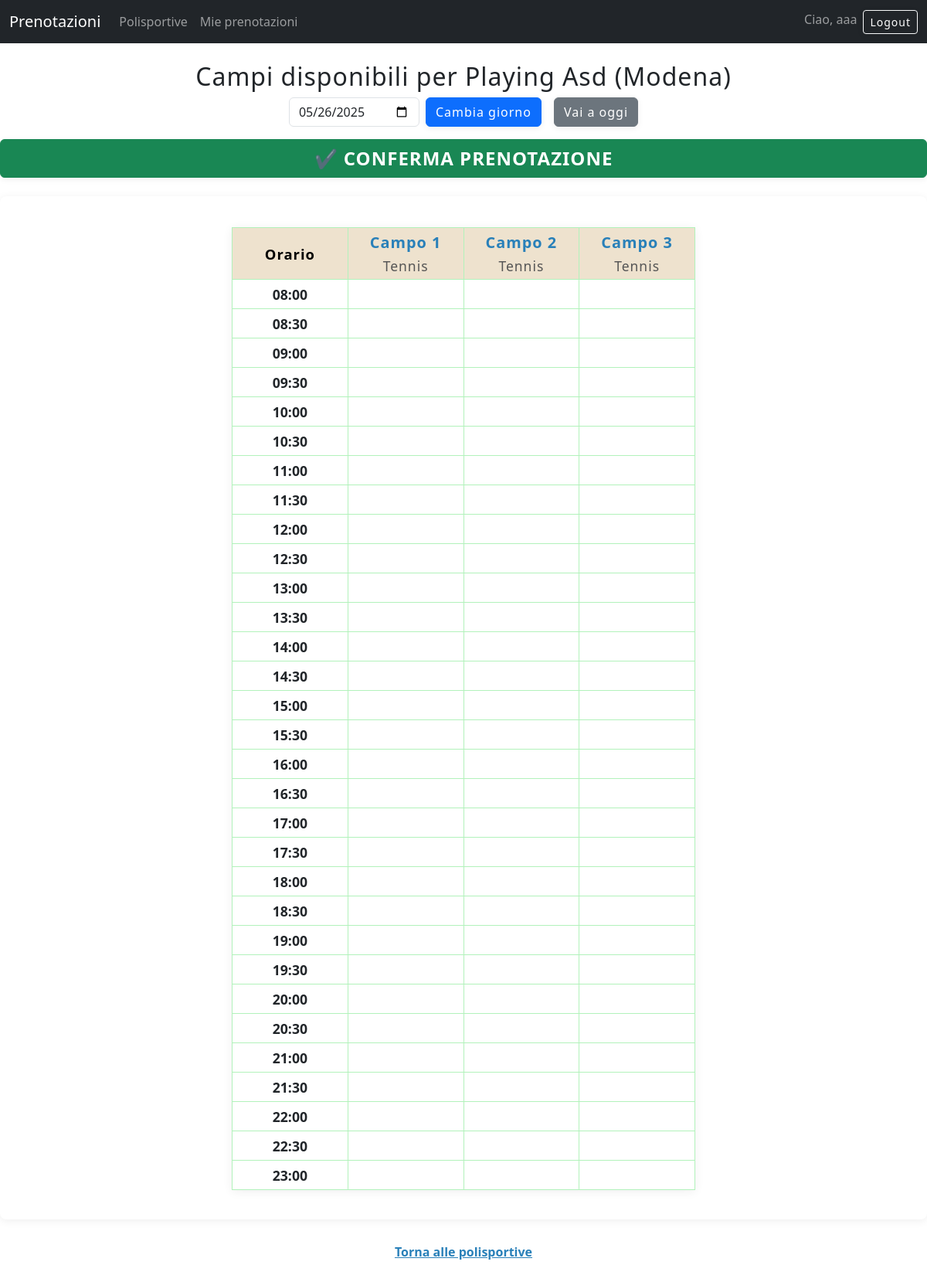
/accounts/polisportiva/1/campi/?data=&ora=&sport= (signed in), run on the app's committed database.
### accounts/models.py (models this page shows, shortened)
class Account(AbstractBaseUser, PermissionsMixin):
    id= models.AutoField(primary_key=True)
    nome = models.CharField(max_length=100)
    cognome = models.CharField(max_length=100)
    email = models.EmailField(max_length=100, unique=True)
    password = models.CharField(max_length=128)
    is_societario = models.BooleanField(default=False)
    polisportiva = models.ForeignKey(
        'Polisportiva',           # nome del modello a cui si riferisce
        on_delete=models.SET_NULL,
        null=True,
        blank=True
    )
    is_active = models.BooleanField(default=True)
    is_staff = models.BooleanField(default=False)
    USERNAME_FIELD = 'email'
    REQUIRED_FIELDS = ['nome', 'cognome']
    objects = AccountManager()

class Polisportiva(models.Model):
    id = models.AutoField(primary_key=True)
    nome = models.CharField(max_length=100, unique=True)
    città = models.CharField(max_length=100)
    indirizzo = models.CharField(max_length=200, unique=True)
    telefono = models.CharField(max_length=15, unique=True)
    email = models.EmailField(max_length=100, unique=True)

class Campo(models.Model):
    id = models.AutoField(primary_key=True)
    nome = models.CharField(max_length=100)
    superficie = models.CharField(max_length=20, choices=[('terra', 'terra'), ('sintetico', 'sintetico'), ('erba', 'erba'), ('cemento', 'cemento')])
    tipo = models.CharField(max_length=20, choices=[('calcio a 5', 'calcio a 5'), ('tennis', 'tennis'), ('padel', 'padel')])
    polisportiva = models.ForeignKey(Polisportiva, on_delete=models.CASCADE, related_name='campi')

### accounts/views.py (the view, shortened to what this page needs)
# urls.py: path('polisportiva/<int:polisportiva_id>/campi/', views.campi_polisportiva, name='campi_polisportiva'),
def campi_polisportiva(request, polisportiva_id):
    data = request.GET.get('data', '')
    if not data:
        data = date.today().isoformat()  # Imposta la data di oggi se non fornita
    ora = request.GET.get('ora', '')
    sport = request.GET.get('sport', '')
    polisportiva = Polisportiva.objects.get(id=polisportiva_id)
    campi = polisportiva.campi.all()
    if sport:
        campi = campi.filter(tipo__icontains=sport)
    orari = [
        "08:00","08:30","09:00","09:30","10:00","10:30","11:00","11:30",
        "12:00","12:30","13:00","13:30","14:00","14:30","15:00","15:30",
        "16:00","16:30","17:00","17:30","18:00","18:30","19:00","19:30",
        "20:00","20:30","21:00","21:30","22:00","22:30","23:00"
    ]
    prenotazioni_map = {}
    for campo in campi:
        prenotazioni_map[campo.id] = {o: False for o in orari}
        prenotazioni = campo.prenotazioni.filter(data=data, stato='accettata')
    today = date.today().isoformat()  # <-- aggiungi questa riga
    return render(request, 'accounts/campi_polisportiva.html', {
        'polisportiva': polisportiva,
        'campi': campi,
        'data': data,
        'ora': ora,
        'sport': sport,
        'orari': orari,
        'prenotazioni_map': prenotazioni_map,
        'today': today,
    })

### accounts/templatetags/dict_extras.py (called while the page is built)
@register.filter
def dict_get(d, k):
    return d.get(k, None)

### accounts/templates/accounts/campi_polisportiva.html (shortened to what this page needs)
<!DOCTYPE html>
<html lang="it">
<head>
    {% load dict_extras %}
    {% load static %}
    <link rel="stylesheet" href="{% static 'accounts/styles.css' %}">
    <link href="https://cdn.jsdelivr.net/npm/bootstrap@5.3.3/dist/css/bootstrap.min.css" rel="stylesheet">
</head>
<body>
    {% include 'accounts/navbar2.html' %}
    <h2>Campi disponibili per {{ polisportiva.nome }} ({{ polisportiva.città }})</h2>
    <div class="d-flex justify-content-center mb-3">
        <form method="get" class="d-flex align-items-center" style="gap: 8px;">
            <input type="date" name="data" value="{{ data }}" class="form-control" style="max-width: 180px;">
            <button type="submit" class="btn btn-primary">Cambia giorno</button>
            <a href="?data={{ today }}&sport={{ sport }}&ora={{ ora }}" class="btn btn-secondary ms-2" style="white-space:nowrap;">Vai a oggi</a>
        </form>
    </div>
    <div class="mb-4">
        <button id="conferma-prenotazione" class="btn btn-success w-100" style="font-size:1.5em; font-weight:bold;">
            &#10004; CONFERMA PRENOTAZIONE
        </button>
    </div>
    <div class="tabella-orari-wrapper">
        <table class="tabella-orari">
            <thead>
                <tr>
                    <th>Orario</th>
                    {% for campo in campi %}
                    <th>
                            <span class="campo-nome">{{ campo.nome }}</span>
                            <span class="campo-tipo">{{ campo.tipo|title }}</span>
                        </th>
                    {% endfor %}
                </tr>
            </thead>
            <tbody>
                {% for ora in orari %}
                <tr>
                    <td style="font-weight:bold;">{{ ora }}</td>
                    {% for campo in campi %}
                        {% with prenotato=prenotazioni_map|dict_get:campo.id|dict_get:ora %}
                            {% if not prenotato %}
                                <td class="disponibile" data-campo="{{ campo.id }}" data-ora="{{ ora }}"></td>
                            {% else %}
                                <td class="occupato"></td>
                            {% endif %}
                        {% endwith %}
                    {% endfor %}
                </tr>
                {% endfor %}
            </tbody>
        </table>
    </div>
    <div style="text-align:center; margin-bottom:40px;">
        <a href="{% url 'lista_polisportive' %}?citta={{ request.GET.citta }}&sport={{ sport }}&data={{ data }}&ora={{ ora }}" style="color:#2980b9; font-weight:bold;">Torna alle polisportive</a>
    </div>
</body>
</html>

### accounts/templates/accounts/navbar2.html (shortened to what this page needs)
<nav class="navbar navbar-expand-lg navbar-dark bg-dark mb-4">
  <div class="container-fluid">
    <a class="navbar-brand" href="{% url 'home' %}">Prenotazioni</a>
    <div class="collapse navbar-collapse" id="navbarNav2">
      <ul class="navbar-nav me-auto mb-2 mb-lg-0">
        <li class="nav-item">
          <a class="nav-link" href="{% url 'lista_polisportive' %}">Polisportive</a>
        </li>
        {% if user.is_authenticated %}
        <li class="nav-item">
          <a class="nav-link" href="{% url 'mie_prenotazioni' %}">Mie prenotazioni</a>
        </li>
        {% endif %}
      </ul>
      <ul class="navbar-nav mb-2 mb-lg-0">
        <li class="nav-item">
          <span class="navbar-text me-2">
            {% if user.is_authenticated %}
              Ciao, {{ user.nome|default:user.email }}
            {% else %}
              Ciao
            {% endif %}
          </span>
        </li>
        {% if user.is_authenticated %}
        <li class="nav-item">
          <form action="{% url 'logout' %}" method="post" style="display:inline;">
            <button class="btn btn-outline-light btn-sm" type="submit">Logout</button>
          </form>
        </li>
        {% endif %}
      </ul>
    </div>
  </div>
</nav>

### accounts/static/accounts/styles.css (style rules this page uses)
body { min-height: 100vh; justify-content: center; align-items: center; background-color: #f4f4f9; margin: 0; padding: 0; }
input { width: 100%; padding: 10px; margin-bottom: 15px; border: 1px solid #cccccc; border-radius: 4px; font-size: 14px; }
button { background-color: #007bff; color: white; border: none; padding: 10px 15px; border-radius: 4px; cursor: pointer; font-size: 16px; width: 100%; }
.tabella-orari-wrapper { width: 100%; overflow-x: auto; margin: 0 auto 30px auto; border-radius: 8px; background: #fff; box-shadow: 0 2px 12px #0001; padding-bottom: 8px; }
.tabella-orari { border-collapse: collapse; min-width: 600px; width: max-content; margin: 40px auto 30px auto; background: #fff; box-shadow: 0 2px 12px #0001; }
.tabella-orari th, .tabella-orari td { border: 1px solid #b2f2bb; text-align: center; white-space: nowrap; width: 120px; height: 38px; font-size: 1.1em; }
.tabella-orari th { background: #eee2ce; color: #000000; font-size: 1.15em; letter-spacing: 1px; padding: 4px 8px; }
.tabella-orari th span { display: block; word-break: break-word; font-size: 1em; max-width: 120px; margin: 0 auto; }
.tabella-orari td.disponibile { background: #fff; color: #2980b9; cursor: pointer; transition: background 0.2s; position: relative; }
h2 { text-align: center; margin-top: 30px; margin-bottom: 30px; font-size: 2em; font-weight: bold; }
.tabella-orari th .campo-nome { color: #2980b9; font-weight: bold; font-size: 1.08em; margin-bottom: 2px; display: block; }
.tabella-orari th .campo-tipo { color: #555; font-size: 0.95em; font-weight: normal; display: block; margin-top: 0; }
.btn-sm { padding: 0.25rem 0.5rem; font-size: 0.875rem; }
.btn { display: inline-block; padding: 8px 18px; background: #4ba379; color: #fff !important; border: none; border-radius: 8px; text-decoration: none; transition: background 0.2s, box-shadow 0.2s; cursor: pointer; font-weight: 600; box-shadow: 0 2px 8px #0001; font-size: 1.15em; letter-spacing: 1px; text-align: center; }
h2 { text-align: center; margin-top: 30px; margin-bottom: 30px; font-size: 2.2em; font-weight: bold; color: #222e50; letter-spacing: 1px; }

### data on the page
Account: nome "aaa"
Polisportiva: nome "Playing Asd", città "Modena"
Campo: nome "Campo 1", tipo "Tennis"
Campo: nome "Campo 2", tipo "Tennis"
Campo: nome "Campo 3", tipo "Tennis"

### other printed values
{{ ora }} "08:00" "08:30" "09:00" "09:30" "10:00" "10:30" "11:00" "11:30" "12:00" "12:30" "13:00" "13:30" "14:00" "14:30" "15:00" "15:30" "16:00" "16:30" "17:00" "17:30" "18:00" "18:30" "19:00" "19:30" "20:00" "20:30" "21:00" "21:30" "22:00" "22:30" "23:00"
